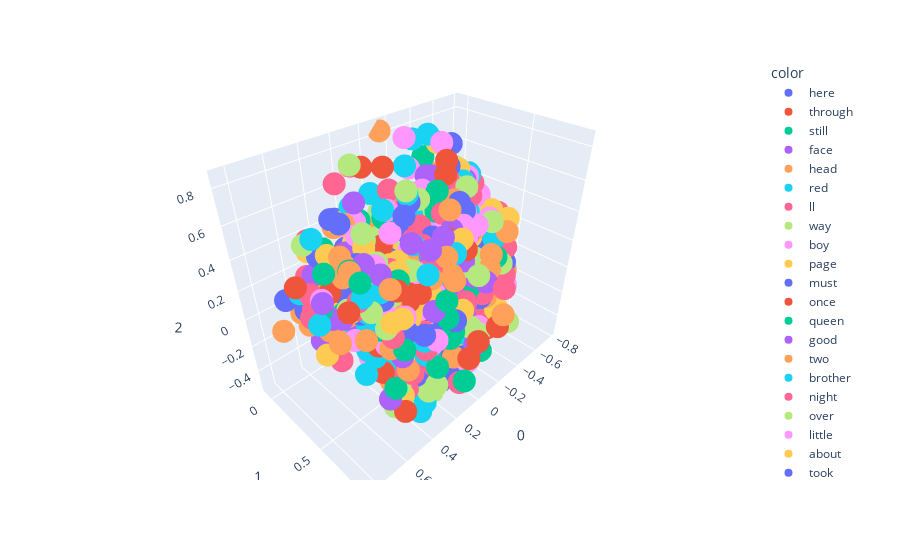

The code cell stored with this chart in its notebook:
### Code cell
import plotly.express as px
fig = px.scatter_3d(X[100:900],x=0,y=1,z=2, color=y[100:900])
fig.show()
